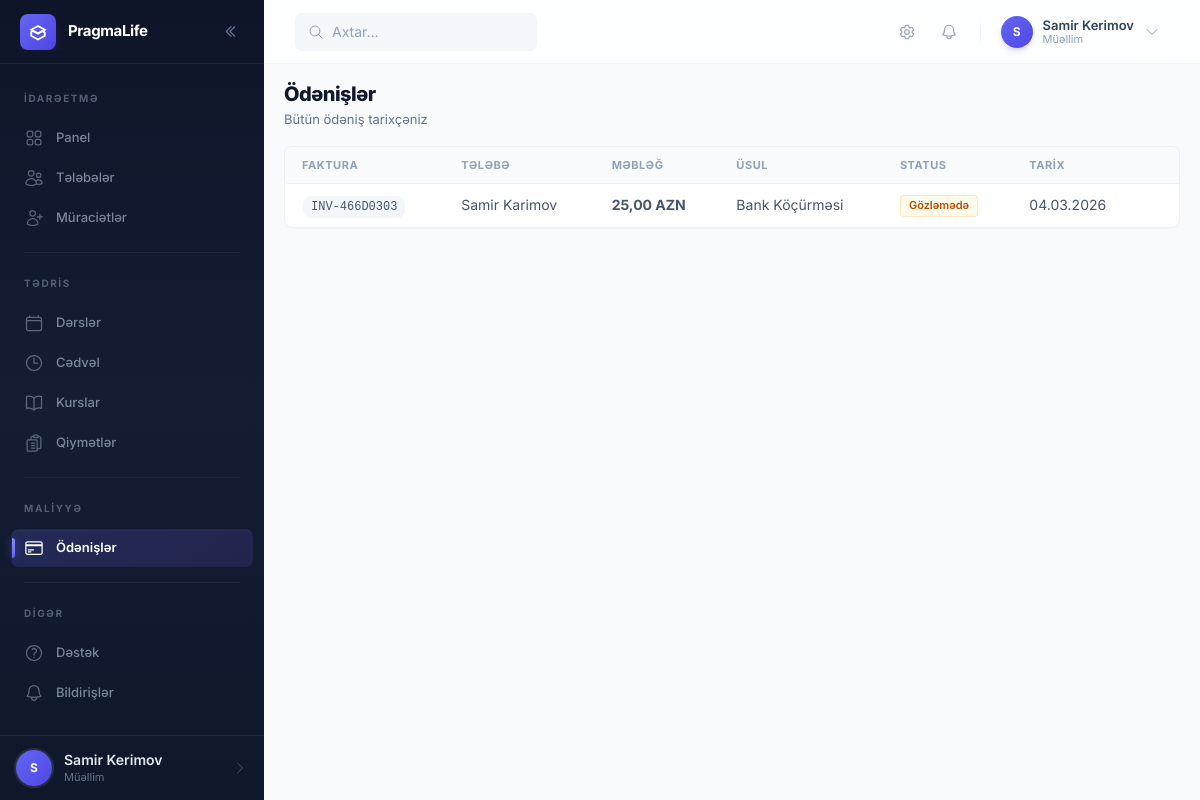
Before: /payments/ (signed in) with the older database file.
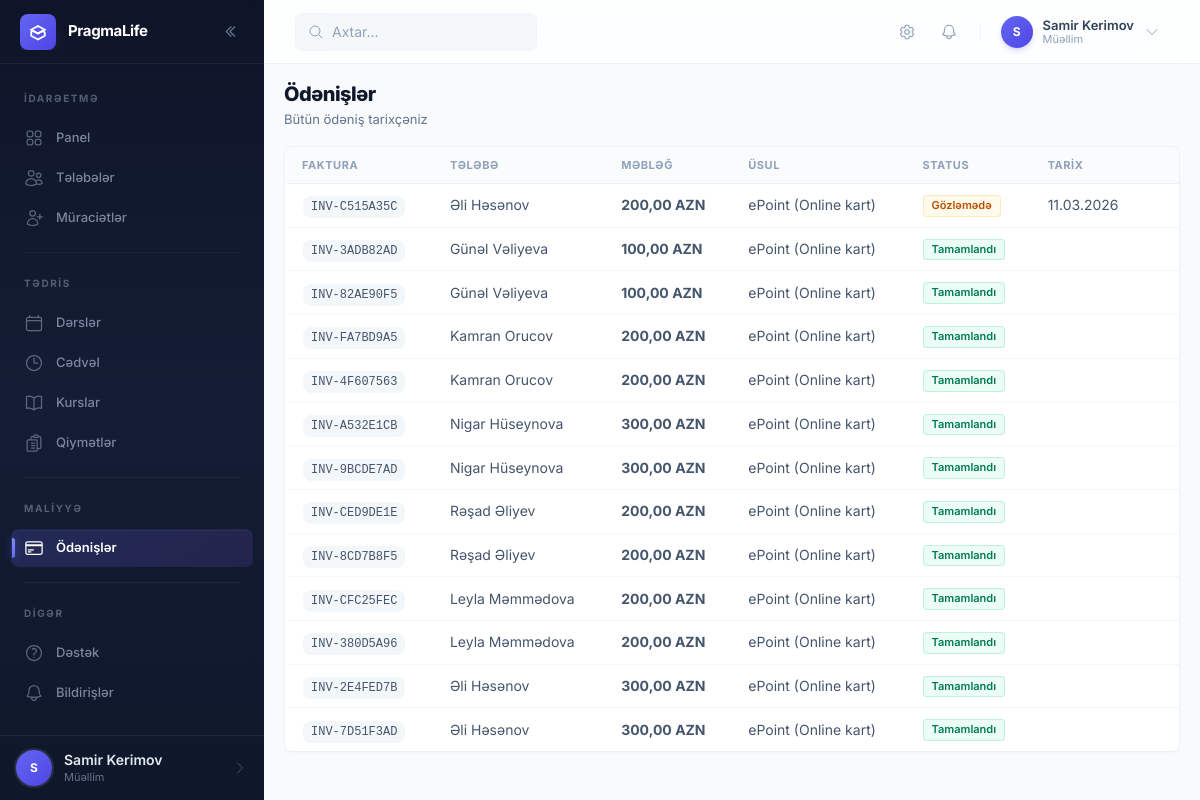
After: the same page with the newer database file.
### apps/payments/models.py (models this page shows, shortened)
class Payment(BaseModel):
    class Status(models.TextChoices):
        PENDING = 'pending', 'Gözləmədə'
        COMPLETED = 'completed', 'Tamamlandı'
        FAILED = 'failed', 'Uğursuz'
        REFUNDED = 'refunded', 'Geri qaytarıldı'
        OVERDUE = 'overdue', 'Gecikib'
        CANCELLED = 'cancelled', 'Ləğv edildi'
    class PaymentMethod(models.TextChoices):
        EPOINT = 'epoint', 'ePoint (Online kart)'
        BANK_TRANSFER = 'bank_transfer', 'Bank Köçürməsi'
        CASH = 'cash', 'Nağd'
        ONLINE = 'online', 'Online'
    student = models.ForeignKey(
        'users.User',
        on_delete=models.CASCADE,
        null=True,
        blank=True,
        related_name='payments',
        verbose_name='Tələbə'
    )
    registration_request = models.ForeignKey(
        'users.RegistrationRequest',
        on_delete=models.SET_NULL,
        null=True,
        blank=True,
        related_name='payments',
        verbose_name='Qeydiyyat müraciəti'
    )
    booking = models.ForeignKey(
        'bookings.Booking',
        on_delete=models.SET_NULL,
        null=True,
        blank=True,
        related_name='payments',
        verbose_name='Rezervasiya'
    )
    amount = models.DecimalField(
        max_digits=8,
        decimal_places=2,
        verbose_name='Məbləğ (AZN)'
    )
    status = models.CharField(
        max_length=20,
        choices=Status.choices,
        default=Status.PENDING,
        verbose_name='Status'
    )
    payment_method = models.CharField(
        max_length=20,
        choices=PaymentMethod.choices,
        default=PaymentMethod.EPOINT,
        verbose_name='Ödəniş üsulu'
    )
    epoint_transaction_id = models.CharField(
        max_length=200,
        blank=True,
        verbose_name='ePoint Transaction ID'
    )
    epoint_order_id = models.CharField(
        max_length=100,
        blank=True,
        verbose_name='ePoint Order ID'
    )
    invoice_number = models.CharField(
        max_length=20,
        unique=True,
        blank=True,
        verbose_name='Faktura nömrəsi'
    )
    description = models.CharField(
        max_length=255,
        blank=True,
        verbose_name='Açıqlama'
    )
    paid_at = models.DateTimeField(
        null=True,
        blank=True,
        verbose_name='Ödəniş tarixi'
    )
    due_date = models.DateTimeField(
        null=True,
        blank=True,
        verbose_name='Son ödəniş tarixi'
    )
    class Meta:
        db_table = 'payments_payment'
        verbose_name = 'Ödəniş'
        verbose_name_plural = 'Ödənişlər'
        ordering = ['-created_at']
        indexes = [
            models.Index(fields=['student', 'status']),
            models.Index(fields=['status', 'due_date']),
        ]

### apps/users/models.py (models this page shows, shortened)
class User(AbstractBaseUser, PermissionsMixin):
    class Role(models.TextChoices):
        TEACHER = 'teacher', 'Müəllim'
        STUDENT = 'student', 'Tələbə'
    id = models.UUIDField(primary_key=True, default=uuid.uuid4, editable=False)
    email = models.EmailField(unique=True, verbose_name='Email')
    first_name = models.CharField(max_length=100, verbose_name='Ad')
    last_name = models.CharField(max_length=100, verbose_name='Soyad')
    role = models.CharField(
        max_length=10,
        choices=Role.choices,
        default=Role.STUDENT,
        verbose_name='Rol'
    )
    phone = models.CharField(
        max_length=20,
        blank=True,
        validators=[validate_phone_number],
        verbose_name='Telefon'
    )
    avatar = models.ImageField(
        upload_to='avatars/',
        blank=True,
        verbose_name='Profil şəkli'
    )
    is_active = models.BooleanField(default=True, verbose_name='Aktivdir')
    is_staff = models.BooleanField(default=False, verbose_name='Admin heyəti')
    date_joined = models.DateTimeField(default=timezone.now, verbose_name='Qeydiyyat tarixi')
    created_at = models.DateTimeField(auto_now_add=True)
    updated_at = models.DateTimeField(auto_now=True)
    objects = UserManager()
    USERNAME_FIELD = 'email'
    REQUIRED_FIELDS = ['first_name', 'last_name']
    class Meta:
        db_table = 'users_user'
        verbose_name = 'İstifadəçi'
        verbose_name_plural = 'İstifadəçilər'
        ordering = ['-date_joined']
    def get_full_name(self) -> str:
        return f"{self.first_name} {self.last_name}".strip()
    @property
    def is_teacher(self) -> bool:
        return self.role == self.Role.TEACHER
    @property
    def is_student_user(self) -> bool:
        return self.role == self.Role.STUDENT

### apps/payments/views.py (the view)
# urls.py: path('', views.PaymentListView.as_view(), name='list'),
class PaymentListView(LoginRequiredMixin, ListView):
    model = Payment
    template_name = 'payments/payment_list.html'
    context_object_name = 'payments'
    paginate_by = 20
    def get_queryset(self):
        qs = Payment.objects.select_related('student', 'booking')
        if self.request.user.is_student_user:
            qs = qs.filter(student=self.request.user)
        return qs.order_by('-created_at')
    def get_context_data(self, **kwargs) -> dict:
        context = super().get_context_data(**kwargs)
        context['page_title'] = 'Ödənişlər'
        return context

### core/context_processors.py (called while the page is built)
def lms_globals(request) -> dict:
    return {
        'LESSON_PRICE': getattr(settings, 'LESSON_PRICE', Decimal('25.00')),
        'APP_NAME': 'LMS Platform',
        'APP_VERSION': '1.0.0',
        'is_teacher': (
            request.user.is_authenticated
            and request.user.role == 'teacher'
        ),
        'is_student': (
            request.user.is_authenticated
            and request.user.role == 'student'
        ),
    }

### templates/payments/payment_list.html (shortened to what this page needs)
{% extends 'base.html' %}
{% block breadcrumb %}
<div class="page-header">
    <div>
        <h1 class="page-title">Ödənişlər</h1>
        <p class="page-subtitle">Bütün ödəniş tarixçəniz</p>
    </div>
</div>
{% endblock %}
{% block content %}
<div class="card-hover overflow-hidden">
    {% if payments %}
    <div class="overflow-x-auto">
        <table class="data-table">
            <thead>
                <tr>
                    <th>Faktura</th>
                    {% if request.user.is_teacher %}<th>Tələbə</th>{% endif %}
                    <th>Məbləğ</th>
                    <th>Üsul</th>
                    <th>Status</th>
                    <th>Tarix</th>
                    <th></th>
                </tr>
            </thead>
            <tbody>
                {% for payment in payments %}
                <tr>
                    <td>
                        <span class="font-mono text-xs bg-slate-100/80 text-slate-600 px-2 py-1 rounded-lg">{{ payment.invoice_number }}</span>
                    </td>
                    {% if request.user.is_teacher %}
                    <td class="text-slate-700">{{ payment.student.get_full_name }}</td>
                    {% endif %}
                    <td class="font-bold text-slate-900">{{ payment.amount }} AZN</td>
                    <td class="text-slate-600">{{ payment.get_payment_method_display }}</td>
                    <td>
                        <span class="{% if payment.status == 'completed' %}badge-success{% elif payment.status == 'overdue' %}badge-danger{% elif payment.status == 'failed' %}badge-neutral{% else %}badge-warning{% endif %}">
                            {{ payment.get_status_display }}
                        </span>
                    </td>
                    <td class="text-slate-400 text-xs">
                        {{ payment.paid_at|date:"d.m.Y H:i"|default:payment.created_at|date:"d.m.Y" }}
                    </td>
                    <td class="text-right">
                    </td>
                </tr>
                {% endfor %}
            </tbody>
        </table>
    </div>
    {% endif %}
</div>
{% endblock %}

Changed rows visible on the page:
removed Payment: invoice_number "INV-466D0303", student.get_full_name "Samir Karimov", amount "25,00", payment_method "Bank Köçürməsi", status "Gözləmədə", paid_at "04.03.2026"
added Payment: invoice_number "INV-C515A35C", student.get_full_name "Əli Həsənov", amount "200,00", payment_method "ePoint (Online kart)", status "Gözləmədə", paid_at "11.03.2026"
added Payment: invoice_number "INV-3ADB82AD", student.get_full_name "Günəl Vəliyeva", amount "100,00", payment_method "ePoint (Online kart)", status "Tamamlandı"
added Payment: invoice_number "INV-82AE90F5", student.get_full_name "Günəl Vəliyeva", amount "100,00", payment_method "ePoint (Online kart)", status "Tamamlandı"
added Payment: invoice_number "INV-FA7BD9A5", student.get_full_name "Kamran Orucov", amount "200,00", payment_method "ePoint (Online kart)", status "Tamamlandı"
added Payment: invoice_number "INV-4F607563", student.get_full_name "Kamran Orucov", amount "200,00", payment_method "ePoint (Online kart)", status "Tamamlandı"
added Payment: invoice_number "INV-A532E1CB", student.get_full_name "Nigar Hüseynova", amount "300,00", payment_method "ePoint (Online kart)", status "Tamamlandı"
added Payment: invoice_number "INV-9BCDE7AD", student.get_full_name "Nigar Hüseynova", amount "300,00", payment_method "ePoint (Online kart)", status "Tamamlandı"
added Payment: invoice_number "INV-CED9DE1E", student.get_full_name "Rəşad Əliyev", amount "200,00", payment_method "ePoint (Online kart)", status "Tamamlandı"
added Payment: invoice_number "INV-8CD7B8F5", student.get_full_name "Rəşad Əliyev", amount "200,00", payment_method "ePoint (Online kart)", status "Tamamlandı"
added Payment: invoice_number "INV-CFC25FEC", student.get_full_name "Leyla Məmmədova", amount "200,00", payment_method "ePoint (Online kart)", status "Tamamlandı"
added Payment: invoice_number "INV-380D5A96", student.get_full_name "Leyla Məmmədova", amount "200,00", payment_method "ePoint (Online kart)", status "Tamamlandı"
added Payment: invoice_number "INV-2E4FED7B", student.get_full_name "Əli Həsənov", amount "300,00", payment_method "ePoint (Online kart)", status "Tamamlandı"
added Payment: invoice_number "INV-7D51F3AD", student.get_full_name "Əli Həsənov", amount "300,00", payment_method "ePoint (Online kart)", status "Tamamlandı"
